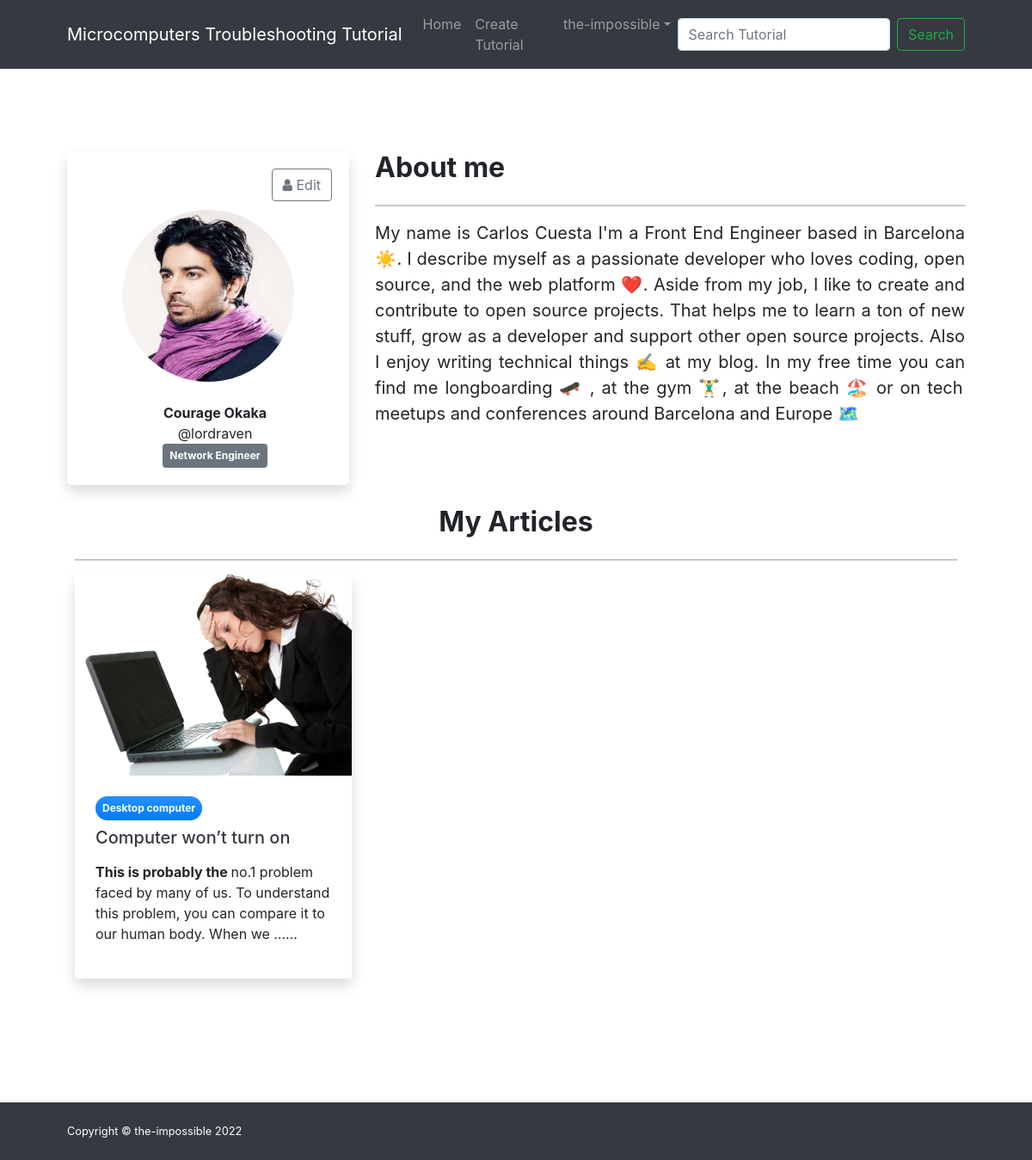
/user/profile/265a1c98-f907-48b3-a91f-7ed75df21c94 (signed in), run on the app's committed database.
### CST_users/models.py (models this page shows)
class UserProfile(models.Model):
    user = models.OneToOneField(User, on_delete=models.CASCADE)
    profession = models.CharField(max_length=200)
    picture = models.ImageField(upload_to='images', blank=True, null=True)
    about = models.TextField()
    profile_id = models.UUIDField(default=uuid.uuid4, primary_key=True, unique=True, editable=False)
    def __str__(self):
        return self.user.username

### CST_cms/models.py (models this page shows, shortened)
class Post(models.Model):
    title = models.CharField(max_length=500)
    body = RichTextField()
    post_id = models.UUIDField(default=uuid.uuid4, primary_key=True, unique=True, editable=False)
    slug = models.SlugField(unique=True)
    image = models.ImageField(upload_to='images', blank=True, null=True)
    created = models.DateTimeField(auto_now_add=True)
    modified = models.DateTimeField(auto_now=True)
    category = models.ForeignKey('Category', on_delete=models.SET_NULL, blank=True, null=True)
    user = models.ForeignKey(UserProfile, on_delete=models.SET_NULL, blank=True, null=True)
    approval = models.BooleanField(default=False)

class Category(models.Model):
    title = models.CharField(max_length=100)
    category_id = models.UUIDField(default=uuid.uuid4, primary_key=True, unique=True, editable=False)
    slug = models.SlugField()
    def __str__(self):
        return self.title

### CST_users/views.py (the view)
# urls.py: path('profile/<pk>', UserProfileView.as_view(), name='profile'),
class UserProfileView(LoginRequiredMixin, DetailView):
    login_url = 'auth:login'
    model = UserProfile
    template_name = "users/user_profile.html"

### Templates/users/user_profile.html (shortened to what this page needs)
{% extends "base.html" %}
{% load static %}
{% block head %}
{% include "partials/head.html" %}
<link href="{% static 'css/bootstrap.css' %}" rel="stylesheet" />
{% endblock %}
{% block content %}
<body class="d-flex flex-column">
{% block body %}
<main class="flex-shrink-0">
    {% include "partials/nav.html" %}
    <section class="py-5">
        <div class="container px-5 my-5">
            <div class="row gx-5">
                <div class="col-lg-4 col-md-4 col-sm-12">
                    <div class="card border-0 shadow rounded-3">
                        <div class="card-body">
                            <a href="{% url 'users:profile_edit' request.user.userprofile.profile_id %}" class="btn btn-outline-secondary float-right"><i class="fa fa-user"></i> Edit</a>
                            <div class="d-flex align-items-center mt-lg-5 mb-4">
                                <img class="rounded-circle me-3 mx-auto" src="{% if object.picture.url != '' %} {{ object.picture.url }} {% else %} {% static 'images/user.png' %} {% endif %}" width="200" height="200" alt="..." />
                            </div>
                            <div class="ms-3 text-center">
                                <div class="fw-bold">{{ object.user.first_name }} {{ object.user.last_name }}</div>
                                <div class="">@{{ object.user }}</div>
                                <div class="badge bg-secondary text-white px-2 py-2">{{ object.profession }}</div>
                            </div>
                        </div>
                    </div>
                </div>
                <div class="col-lg-8 col-md-8 col-sm-12">
                    <article>
                        <header class="mb-4">
                            <h2 class="fw-bolder mb-1">About me</h2>
                        </header>
                        <hr>
                        {% if object.about %}
                        <p class="fs-5 mb-4 text-justify">{{ object.about }}</p>
                        {% else %}
                        <p class="fs-5 mb-4 text-center">No about found! <a href="{% url 'users:profile_edit' request.user.userprofile.profile_id %}" style="text-decoration: none;">click here to update profile</a></p>
                        {% endif %}
                    </article>
                </div>
                <article>
                    <header class="mb-4 mt-4">
                        <h2 class="fw-bolder mb-1 text-center">My Articles</h2>
                    </header>
                    <hr>
                    <div class="row">
                        {% if object.post_set.all %}
                            {% for post in object.post_set.all  %}
                            <div class="col-lg-4 col-md-4 col-sm-12 mb-5">
                                <div class="card h-100 shadow border-0">
                                    <img class="card-img-top" src="{% if post.image.url != '' %} {{ post.image.url }} {% else %} {% static 'images/tutorial.png' %} {% endif %} " alt="..." />
                                    <div class="card-body p-4">
                                        <div class="badge bg-primary bg-gradient rounded-pill mb-2 text-white py-2 px-2">{{ post.category }}</div>
                                        <a class="text-decoration-none text-dark" href="{% url 'cst:post_details' post.slug %}"><h5 class="card-title mb-3">{{ post.title }}</h5></a>
                                        <p class="card-text mb-0">{{ post.body|safe|truncatechars:150 }}...</p>
                                    </div>
                                </div>
                            </div>
                            {% endfor %}
                        {% else %}
                            <p class="fs-5 mb-4 text-center">No article found! <a href="{% url 'cst:create_post' %}" style="text-decoration: none;">click here to create article</a></p>
                        {% endif %}
                    </div>
                </article>
            </div>
        </div>
    </section>
</main>
{% endblock %}
{% include "partials/footer.html" %}
</body>
{% endblock %}

### Templates/partials/nav.html (shortened to what this page needs)
<nav class="navbar navbar-expand-lg navbar-dark bg-dark sticky-top">
    <div class="container px-5">
        <a class="navbar-brand" href="{% url 'cst:home' %}">Microcomputers Troubleshooting Tutorial</a>
        <div class="collapse navbar-collapse" id="navbarSupportedContent">
            <ul class="navbar-nav ms-auto mb-2 mb-lg-0">
                <li class="nav-item"><a class="nav-link" href="{% url 'cst:home' %}">Home</a></li>
                {% if request.user.is_authenticated %}
                <li class="nav-item"><a class="nav-link" href="{% url 'cst:create_post' %}">Create Tutorial</a></li>
                <li class="nav-item dropdown">
                    <a class="nav-link dropdown-toggle" id="navbarDropdownPortfolio" href="#" role="button" data-bs-toggle="dropdown" aria-expanded="false">{{ request.user }}</a>
                </li>
                {% endif %}
            </ul>
            <form class="d-flex" action="{% url 'cst:search' %}" role="search" method="get">
                <input class="form-control me-2" name="qs" type="search" placeholder="Search Tutorial" aria-label="Search">
                <button class="btn btn-outline-success" type="submit">Search</button>
            </form>
        </div>
    </div>
</nav>

### data on the page
UserProfile: picture (picture), user.first_name "Courage", user.last_name "Okaka", user "lordraven", profession "Network Engineer", about "My name is Carlos Cuesta I'm a Front End Engineer based in Barcelona ☀️. I describe myself as a passionate developer who loves coding, open source, and the web platform ❤️. Aside from my job, I like to create and contribute to open source projects. That helps me to learn a ton of new stuff, grow as a developer and support other open source projects. Also I enjoy writing technical things ✍️ at my blog. In my free time you can find me longboarding 🛹 , at the gym 🏋️‍♂️, at the beach 🏖 or on tech meetups and conferences around Barcelona and Europe 🗺"
Post: image (picture), category "Desktop computer", title "Computer won’t turn on", body "This is probably the no.1 problem faced by many of us. To understand this problem, you can compare it to our human body. When we …"

### other printed values
{{ request.user }} "the-impossible"
